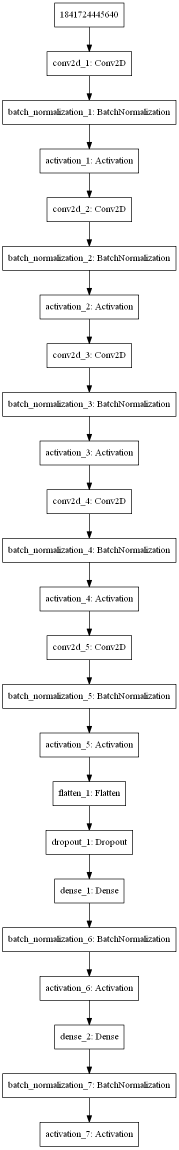
#> input picture model.png, 357 x 2299 px, given as the content of the folder C:/Users/Adam/Documents/Assets/Images/Leaves/LeafRead/field, which was not available (shown at 1/2 size)
$ python colourPreprocess.py
#> lines starting #> are read from the running program, lines starting #| are printed output that depends on the picture; pictures that were not available may be replaced by others from this repository, and a replacement may not be noted
import argparse
import numpy as np
import matplotlib.pyplot as plt
from skimage import io
import cv2
import os

def getImageSubdir(directoryPath):
    return [f for f in os.listdir(directoryPath)]

def load_image(fname):
    return io.imread(fname)


def save_image(array, fname, subDirectory, directory='processed'):
    newPath = os.path.join(directory, subDirectory)
    if not os.path.exists(newPath):
        os.makedirs(newPath)

    outputPath = newPath + '/{}'
    io.imsave(outputPath.format(fname), array)


# [13 lines left out: function padImage, not called in this run]


def scale_image(paddedImage):
    return cv2.resize(paddedImage, (256, 256))

def getImages(fileDir):
    return [f for f in os.listdir(fileDir) if os.path.isfile(os.path.join(fileDir, f))]

def openImage(filePath):
    image = cv2.imread(filePath)
#> image is the input picture: shape (2299, 357, 3); min 0, max 255, mean 243.4
#> in scale_image, `return cv2.resize(paddedImage, (256, 256))`:
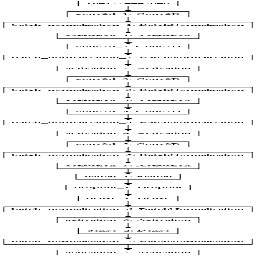
#> returned value: shape (256, 256, 3); min 0, max 255, mean 243.5
    return image

def showImage(image):
    cv2.imshow('image',image)
    cv2.waitKey(0)

# [47 lines left out: function getBoundedBox, not called in this run]

def rotateImage(image, angle, fileName):
#> called with angle = 0, fileName = 'model.png-1'
    rows, cols, _ = image.shape
#> rows = 256; cols = 256
    newFileName = fileName + "-" + str(angle) + ".jpg"

    M = cv2.getRotationMatrix2D((cols/2, rows/2), angle, 1)
#> M = [[1, 0, 0], [0, 1, 0]]
    image = cv2.warpAffine(image, M, (cols, rows))
    return image, newFileName

def preprocess(args):
    directoryPath = args

    imageSubdirectories = getImageSubdir(directoryPath)
    for subdirectory in imageSubdirectories:
        i = 0

        subdirectoryPath = os.path.join(directoryPath, subdirectory)
        image_files = getImages(subdirectoryPath)

        for file in image_files:
            i += 1
            FileName = subdirectory + "-" + str(i)

            image = openImage('{0}\\{1}'.format(subdirectoryPath, file))

            # boundedBox = getBoundedBox(image)
            scaled = scale_image(image)

            image0, newFileName = rotateImage(scaled, 0, FileName)
#> newFileName = 'model.png-1-0.jpg'
            save_image(image0, newFileName, subdirectory)

            image90, newFileName = rotateImage(scaled, 90, FileName)
#> call 2 of rotateImage, with angle = 90, fileName = 'model.png-1'
#> in rotateImage (call 2), `image = cv2.warpAffine(image, M, (cols, rows))`:
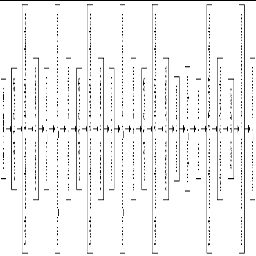
#> image: shape (256, 256, 3); min 0, max 255, mean 242.5
#> newFileName = 'model.png-1-90.jpg'
            save_image(image90, newFileName, subdirectory)

            image180, newFileName = rotateImage(scaled, 180, FileName)
#> call 3 of rotateImage, with angle = 180, fileName = 'model.png-1'
#> in rotateImage (call 3), `image = cv2.warpAffine(image, M, (cols, rows))`:
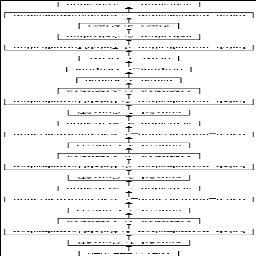
#> image: shape (256, 256, 3); min 0, max 255, mean 241.5
#> newFileName = 'model.png-1-180.jpg'
            save_image(image180, newFileName, subdirectory)

            image270, newFileName = rotateImage(scaled, 270, FileName)
#> call 4 of rotateImage, with angle = 270, fileName = 'model.png-1'
#> in rotateImage (call 4), `image = cv2.warpAffine(image, M, (cols, rows))`:
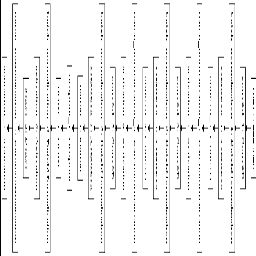
#> image: shape (256, 256, 3); min 0, max 255, mean 242.5
#> newFileName = 'model.png-1-270.jpg'
            save_image(image270, newFileName, subdirectory)


def main():
    preprocess('C:\\Users\\Adam\\Documents\\Assets\\Images\\Leaves\\LeafRead\\field')

if __name__ == "__main__":
    main()
